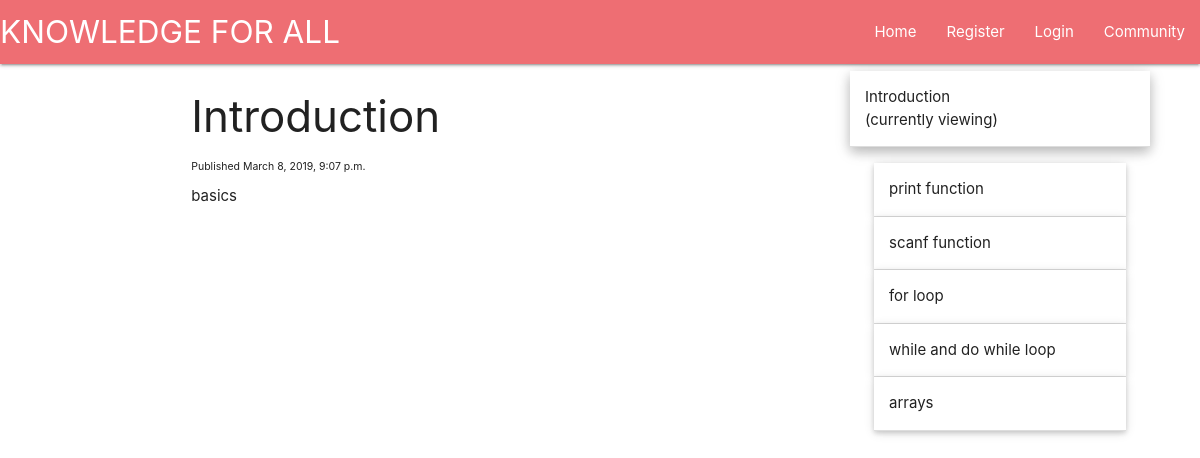
Page /intro on the committed database.
### main/models.py (models this page shows, shortened)
class Tutorial(models.Model):
    tutorial_title = models.CharField(max_length=100)
    tutorial_content = models.TextField()
    tutorial_published = models.DateTimeField("date published", default= datetime.now())
    tutorial_series = models.ForeignKey(TutorialSeries, default=1, verbose_name= "Series", on_delete=models.SET_DEFAULT)
    tutorial_slug = models.CharField(max_length=100, default=1)

### main/views.py (the view, shortened to what this page needs)
# urls.py: path("<single_slug>", views.single_slug, name="single_slug"),
def single_slug(request, single_slug):
    categories = [c.category_slug for c in TutorialCategory.objects.all()]
    tutorials = [t.tutorial_slug for t in Tutorial.objects.all()]
    if single_slug in tutorials:
        this_tutorial = Tutorial.objects.get(tutorial_slug=single_slug)
        tutorials_from_series = Tutorial.objects.filter(tutorial_series__tutorial_series=this_tutorial.tutorial_series).order_by('tutorial_published')
        this_tutorial_idx = list(tutorials_from_series).index(this_tutorial)
        return render(request = request,
                      template_name='main/tutorial.html',
                      context = {"tutorial":this_tutorial,
                                 "sidebar": tutorials_from_series,
                                 "this_tut_idx": this_tutorial_idx})
    return HttpResponse(f"'{single_slug}' does not correspond to anything we know of!")

### main/models.py (called while the page is built)
    def __str__(self):
        return self.tutorial_series

### main/templates/main/tutorial.html (shortened to what this page needs)
{% extends 'main/header.html' %}
{% block content %}
<div class="row">
    <div class="col s6, m8, l8" style="position:fixed">
        <h3>{{tutorial.tutorial_title}}</h3>
        <p style="font-size:70%">Published {{tutorial.tutorial_published}}</p>
        {{tutorial.tutorial_content|safe}}
    </div>
</div>
<div style="position:fixed;right:50px;top:55px;width:300px;">
        <ul class="collapsible popout">
            {% for tutorial in sidebar %}
            {% if forloop.counter0 == this_tut_idx %}
            <li class="active">
                <div class="collapsible-header">{{tutorial.tutorial_title}}<br>(currently viewing)</div>
            </li>
            {% else %}
            <li>
                <div class="collapsible-header">{{tutorial.tutorial_title}}</div>
            </li>
            {% endif %}
            {% endfor %}
        </ul>
</div>
                {% endblock %}

### rows in the picture
Tutorial: tutorial_title "Introduction", tutorial_published "March 8, 2019, 9:07 p.m.", tutorial_content "basics"
Tutorial: tutorial_title "print function"
Tutorial: tutorial_title "scanf function"
Tutorial: tutorial_title "for loop"
Tutorial: tutorial_title "while and do while loop"
Tutorial: tutorial_title "arrays"
